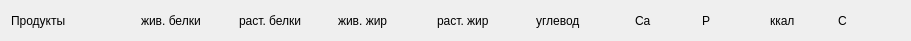
     <widget class="QWidget" name="layoutWidget">
      <property name="geometry">
       <rect>
        <x>10</x>
        <y>160</y>
        <width>911</width>
        <height>41</height>
       </rect>
      </property>
      <layout class="QHBoxLayout" name="horizontalLayout_4" stretch="4,3,3,3,3,3,2,2,2,2">
       <property name="spacing">
        <number>6</number>
       </property>
       <item>
        <widget class="QLabel" name="label_10">
         <property name="text">
          <string>Продукты</string>
         </property>
        </widget>
       </item>
       <item>
        <widget class="QLabel" name="label_11">
         <property name="text">
          <string>жив. белки</string>
         </property>
         <property name="wordWrap">
          <bool>true</bool>
         </property>
        </widget>
       </item>
       <item>
        <widget class="QLabel" name="label_12">
         <property name="text">
          <string>раст. белки</string>
         </property>
         <property name="wordWrap">
          <bool>true</bool>
         </property>
        </widget>
       </item>
       <item>
        <widget class="QLabel" name="label_13">
         <property name="text">
          <string>жив. жир</string>
         </property>
         <property name="wordWrap">
          <bool>true</bool>
         </property>
        </widget>
       </item>
       <item>
        <widget class="QLabel" name="label_14">
         <property name="text">
          <string>раст. жир </string>
         </property>
         <property name="wordWrap">
          <bool>true</bool>
         </property>
        </widget>
       </item>
       <item>
        <widget class="QLabel" name="label_15">
         <property name="text">
          <string>углевод</string>
         </property>
         <property name="wordWrap">
          <bool>true</bool>
         </property>
        </widget>
       </item>
       <item>
        <widget class="QLabel" name="label_16">
         <property name="text">
          <string>Ca</string>
         </property>
        </widget>
       </item>
       <item>
        <widget class="QLabel" name="label_17">
         <property name="text">
          <string>P</string>
         </property>
        </widget>
       </item>
       <item>
        <widget class="QLabel" name="label_18">
         <property name="text">
          <string>ккал</string>
         </property>
        </widget>
       </item>
       <item>
        <widget class="QLabel" name="label_21">
         <property name="text">
          <string>С</string>
         </property>
        </widget>
       </item>
      </layout>
     </widget>
